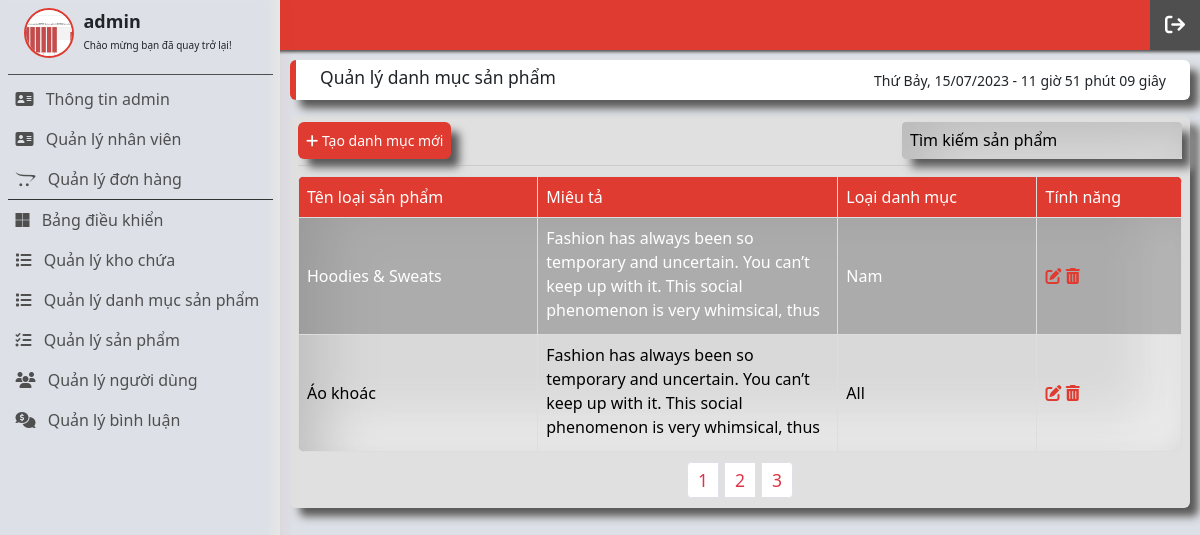
The app's page /admin/product-categories.php (signed in) with its own data.
### tables this page shows
CREATE TABLE `category` (
  `id` int(11) NOT NULL COMMENT 'Mã loại hàng',
  `title_category` varchar(250) NOT NULL COMMENT 'Tên loại hàng',
  `description` text NOT NULL COMMENT 'miêu tả',
  `id_category_type` int(11) NOT NULL
);

CREATE TABLE `category_type` (
  `id` int(11) NOT NULL COMMENT 'mã loại danh mục',
  `type` varchar(255) NOT NULL COMMENT 'tên thể loại'
);

### admin/templates/admin/layout.php (called while the page is built)
<?php
include('head.php');
include('header.php');
include('content.php');
include('footer.php');

### admin/controllers/c_product-categories.php (called while the page is built, shortened)
<?php
include('models/m_product-categories.php');
class c_product_categories
{
    public function show()
    {
        $product_category = new m_product_category();
        $search = '';
        $page = 1;
        $number_count = $product_category->get_count_search($search);
        $number_in_on_page = 2;
        $number_page = ceil($number_count / $number_in_on_page);
        $clear = $number_in_on_page * ($page - 1);
        $category = $product_category->get_category($search, $number_in_on_page, $clear);
        include('templates/admin/layout.php');
    }
}

### admin/models/database.php (called while the page is built, shortened)
<?php
class database
{
    protected $pdo = NULL;
    protected $sql = '';
    public function __construct()
    {
        try {
            $this->pdo = new PDO("mysql:host=" . DB_HOST . "; dbname=" . DB_NAME, DB_USER, DB_PWD);
            $this->pdo->query('set names "utf8"');
        } catch (PDOException $ex) {
            die($ex->getMessage());
        }
    }
    public function setQuery($sql)
    {
        $this->sql = $sql;
    }
    public function execute($options = array())
    {
        $this->sta = $this->pdo->prepare($this->sql);
        $this->sta->execute();
        return $this->sta;
    }
    public function loadAllRows($options = array())
    {
        if (!$options) {
            if (!$result = $this->execute())
                return false;
        } else {
            if (!$result = $this->execute($options))
                return false;
        }
        return $result->fetchAll(PDO::FETCH_OBJ);
    }
    public function loadRecord($option = array())
    {
        if (!$option) {
            if (!$result = $this->execute())
                return false;
        } else {
            if (!$result = $this->execute($option))
                return false;
        }
        return $result->fetch(PDO::FETCH_COLUMN);
    }
}

### admin/models/m_product-categories.php (called while the page is built, shortened)
<?php
include('database.php');
class m_product_category extends database
{
    public function get_category($search, $number_in_on_page, $clear)
    {
        $sql = "select
                category.*,
                category_type.id as category_type_id,
                category_type.type as category_type_name
                from category
                join category_type on category.id_category_type = category_type.id
                where title_category like '%$search%'
                limit $number_in_on_page
                offset $clear;";
        return $this->loadAllRows();
    }
    public function get_count_search($search)
    {
        $sql = "select count(*) as 'count' from category where category.title_category like '%$search%'";
        return $this->loadRecord();
    }
}

### admin/views/product-categories/v_product-categories.php (the view, shortened to what this page needs)
<main class="content-wrapper">
    <div class="row">
        <div class="col-md-12">
            <div class="app__title">
                <h3 class="app__title-title">Quản lý danh mục sản phẩm</h3>
                <div id="clock"></div>
            </div>
        </div>
    </div>
    <main class="container__main">
        <div class="container__main-handler">
            <div class="container__main-link">
                <a data-bs-toggle="modal" data-bs-target="#openModal" class="text-white">
                    <i class="fa-solid fa-plus"></i>
                    Tạo danh mục mới
                </a>
            </div>
            <div class="container__main-search">
                <form action="">
                    <input type="search" name="search" id="" placeholder="Tìm kiếm sản phẩm" value="<?php if (isset($_GET['search'])) {
                                                                                                        echo $_GET['search'];
                                                                                                    } ?>">
                </form>
            </div>
        </div>
        <div class="container__table">
            <table>
                <tr>
                    <th>Tên loại sản phẩm</th>
                    <th>Miêu tả</th>
                    <th>Loại danh mục</th>
                    <th>Tính năng</th>
                </tr>
                <?php foreach ($category as $each) { ?>
                <tr>
                    <td><?= $each->title_category; ?></td>
                    <td class="container__table-desc-parent">
                        <div class="container__table-desc">
                            <p><?= $each->description; ?></p>
                        </div>
                    </td>
                    <td><?= $each->category_type_name; ?></td>
                    <td>
                        <a href="edit-product-category.php?id=<?= $each->id; ?>">
                            <i class="fa-solid fa-pen-to-square"></i>
                        </a>
                        <a href="delete-product-category.php?id=<?= $each->id; ?>">
                            <i class="fa-solid fa-trash-can"></i>
                        </a>
                    </td>
                </tr>
                <?php } ?>
            </table>
        </div>
        <nav aria-label="Page navigation">
            <ul class="pagination pb-3 d-flex justify-content-center">
                <?php for ($i = 1; $i <= $number_page; $i++) { ?>
                <li class="page-item">
                    <a class="page-link fs-3 px-3 text-danger mx-1"
                        href="?page=<?php echo $i; ?>&search=<?php echo $search; ?>">
                        <?php echo $i ?>
                    </a>
                </li>
                <?php } ?>
            </ul>
        </nav>
    </main>
</main>

### admin/public/front-end/scss/main.css (style rules this page uses)
* { margin: 0; padding: 0; box-sizing: border-box; }
html { font-size: 62.5%; line-height: 1.6; font-family: "Roboto Mono", monospace; }
body { background-color: #dde1e7; }
a { text-decoration: none; }
ul { list-style: none; margin: 0; }
button, input { outline: none; border: none; }

### admin/public/front-end/scss/content.css (style rules this page uses)
* { margin: 0; padding: 0; box-sizing: border-box; }
.content-wrapper { padding: 1rem; margin-top: 5rem; width: calc(100vw - 28rem); margin-left: 28rem; }
.content-wrapper .app__title { height: 4rem; background-color: #fff; border-radius: 0.6rem; -webkit-border-radius: 0.6rem; -moz-border-radius: 0.6rem; -ms-border-radius: 0.6rem; -o-border-radius: 0.6rem; display: flex; justify-content: space-between; align-items: center; border-left: 0.6rem solid #df3b31; box-shadow: 9px 9px 9px #5a5a5a, 9px 9px 9px #ffffff; }
.content-wrapper .app__title-title { margin-left: 2.4rem; }
.content-wrapper .app__title #clock { margin-right: 2.4rem; font-size: 1.4rem; font-weight: 500; }
.container__main { margin-top: 1.6rem; background-color: #ffffff; border-radius: 0.6rem; -webkit-border-radius: 0.6rem; -moz-border-radius: 0.6rem; -ms-border-radius: 0.6rem; -o-border-radius: 0.6rem; background: #e0e0e0; box-shadow: 20px 20px 60px #bebebe, -20px -20px 60px #dce0e5; padding: 0 0.8rem; box-shadow: 9px 9px 9px #5a5a5a, 9px 9px 9px #ffffff; }
.container__main-handler { padding: 1.6rem 0; height: 5rem; display: flex; align-items: center; justify-content: space-between; border-bottom: 1px solid #ccc; }
.container__main-link a { display: inline-block; padding: 8px; background-color: #df3b31; margin-right: 0.6rem; color: #ffffff; border-radius: 0.6rem; -webkit-border-radius: 0.6rem; -moz-border-radius: 0.6rem; -ms-border-radius: 0.6rem; -o-border-radius: 0.6rem; font-size: 1.4rem; box-shadow: 9px 9px 9px #5a5a5a, 9px 9px 9px #ffffff; }
.container__main-search { box-shadow: 9px 9px 9px #5a5a5a, 9px 9px 9px #ffffff; }
.container__main-search input { padding: 8px; min-width: 28rem; width: 28rem; border-radius: 4px; border-radius: 7px; background: #d9d9d9; box-shadow: inset 20px 20px 60px #b8b8b8, inset -20px -20px 60px #fafafa; -webkit-border-radius: 4px; -moz-border-radius: 4px; -ms-border-radius: 4px; -o-border-radius: 4px; color: #000; font-size: 1.4rem; }
.container__table { margin-top: 1rem; padding-bottom: 1rem; }
.container__table table { border-collapse: collapse; border-radius: 0.6rem; width: 100%; background-color: #ffffff; -webkit-border-radius: 0.6rem; -moz-border-radius: 0.6rem; -ms-border-radius: 0.6rem; -o-border-radius: 0.6rem; overflow: hidden; border-radius: 7px; background: #d9d9d9; box-shadow: inset 20px 20px 60px #b8b8b8, inset -20px -20px 60px #fafafa; }
.container__table tr:first-child { height: 40px; }
.container__table tr:first-child th { background-color: #df3b31; color: #ffffff; font-weight: 500; }
.container__table td, .container__table th { border: 1px solid #dddddd; text-align: left; padding: 8px; font-size: 1.6rem; color: #000; font-weight: 400; }
.container__table tr:nth-child(even) td { background-color: rgba(79, 79, 79, 0.3294117647); color: #ffffff; }
.container__table td a i { color: #df3b31; }
.container__table tr { height: 10rem; }
.container__table-desc-parent { width: 300px; }
.container__table-desc { height: 10rem; overflow-y: scroll; max-width: 100%; }
.container__table-desc p { width: 100%; }
::placeholder { text-align: left; font-size: 1.6rem; color: #000; }

### records on screen
category: title_category "Hoodies & Sweats", description "Fashion has always been so temporary and uncertain. You can’t keep up with it. This social phenomenon is very whimsical, thus…", id_category_type.type "Nam"
category: title_category "Áo khoác", description "Fashion has always been so temporary and uncertain. You can’t keep up with it. This social phenomenon is very whimsical, thus…", id_category_type.type "All"

### other values on screen
$_SESSION['admin_name'] "admin"
